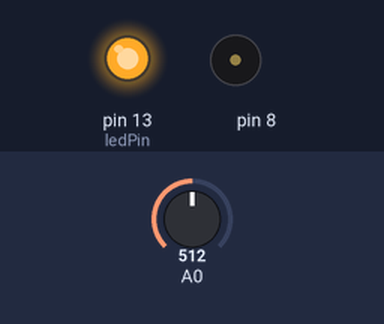
A sketch run on a simulated Arduino Uno, built with avr-gcc and run on an emulated ATmega328P. Parts: output pins drawn as LEDs (lit = HIGH), buzzer (waves = sounding). Inputs (shaded band) come from the test bench; at power-on: A0 = 512.

Above: at 0.1 s.
At 5.1 s:
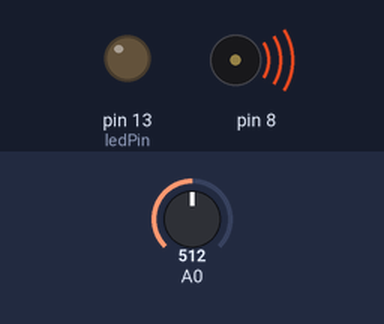
Timing chart, 0 to 6.6 s (numbered marks = the images above):
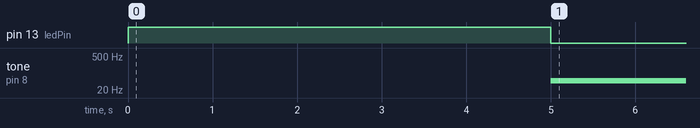

The sketch:

project6.ino
```cpp
// variabel för att spara fotoresistorns värde
int sensorValue;
// högsta och lägsta avlästa sensorvärde vid kalibrering
// kommer att vara lägsta avlästa värdet vid kalibrering
int sensorLow = 1023;
// kommer at vara högsta avlästa värdet vid kalibrering
int sensorHigh = 0;

// inbyggd led på Arduinon är kopplad till pin 13
const int ledPin = 13;


// koden i setup körs en gång vid programstart
void setup()
{
  pinMode(ledPin, OUTPUT);
  // för att indikera att kalibrering pågår
  digitalWrite(ledPin, HIGH);
  // kalibrera instrumentet under 5000 millisekunder
  // handen förs nära fotoresistorn och långt ifrån
  while (millis() < 5000)
  {
    sensorValue = analogRead(A0);
    if (sensorValue > sensorHigh)
    {
      sensorHigh = sensorValue;
    }
    else if (sensorValue < sensorLow)
    {
      sensorLow = sensorValue;
    }
  }
  // släck led för att visa att kalibreringen är avslutad
  digitalWrite(ledPin, LOW);
}

// koden i loop körs om och om igen
void loop()
{
  // läs av fotoresistorn
  sensorValue = analogRead(A0);
  // översätt avläst värde till frekvens att spela
  int pitch = map(sensorValue, sensorLow, sensorHigh, 50, 4000);
  // spela ton på pinne 8
  // med frekvensen pitch
  // med tonens längd i millisekunder
  tone(8, pitch, 20);

  // paus
  delay(10);
}
```

Measured:
- by itself, tone on pin 8: silent → 49 Hz at 5.0 s
